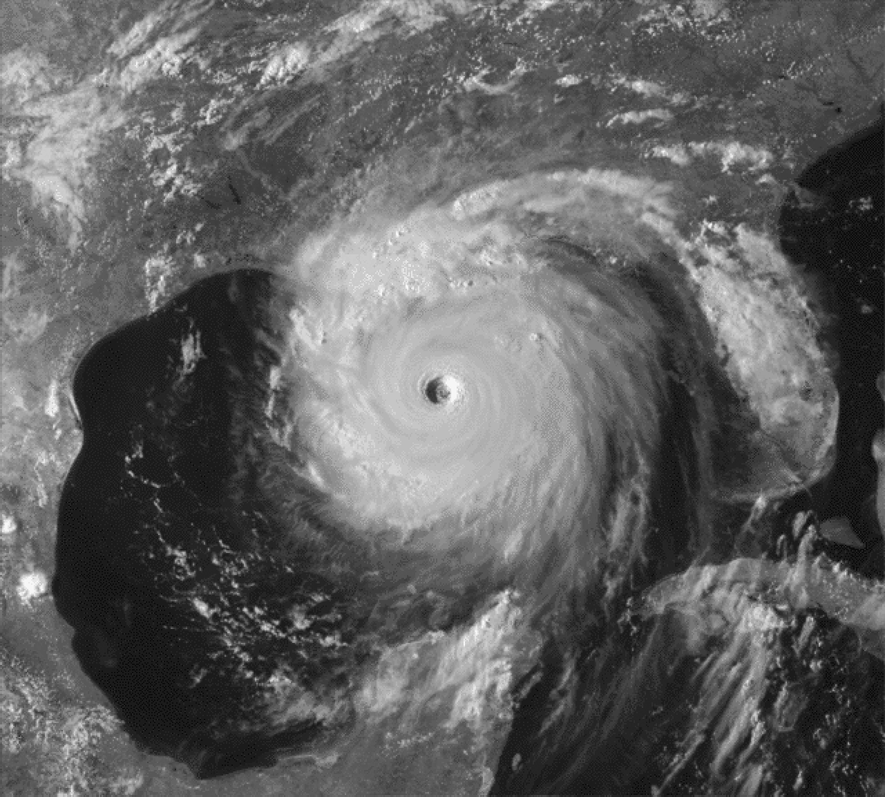
%> input picture Trabalho 1/GrayscaleImages/Sat.png, 885 x 797 px, shrunk from 1281 x 1153 before the run
$ octave --eval "exercise3c;"   (GNU Octave 9; MATLAB toolbox functions it lacks are replaced by stand-ins)
%> lines starting %> are read from the running program, lines starting %| are printed output that depends on the picture
function exercise3c()

% [7 lines of commented-out code are left out]
imageName = 'Sat.png';

path = strcat('../GrayscaleImages/', imageName);

image = imread(path);
%> image is the input picture: size 797x885 uint8; min 4, max 252, mean 96.4

I = histeq(image);
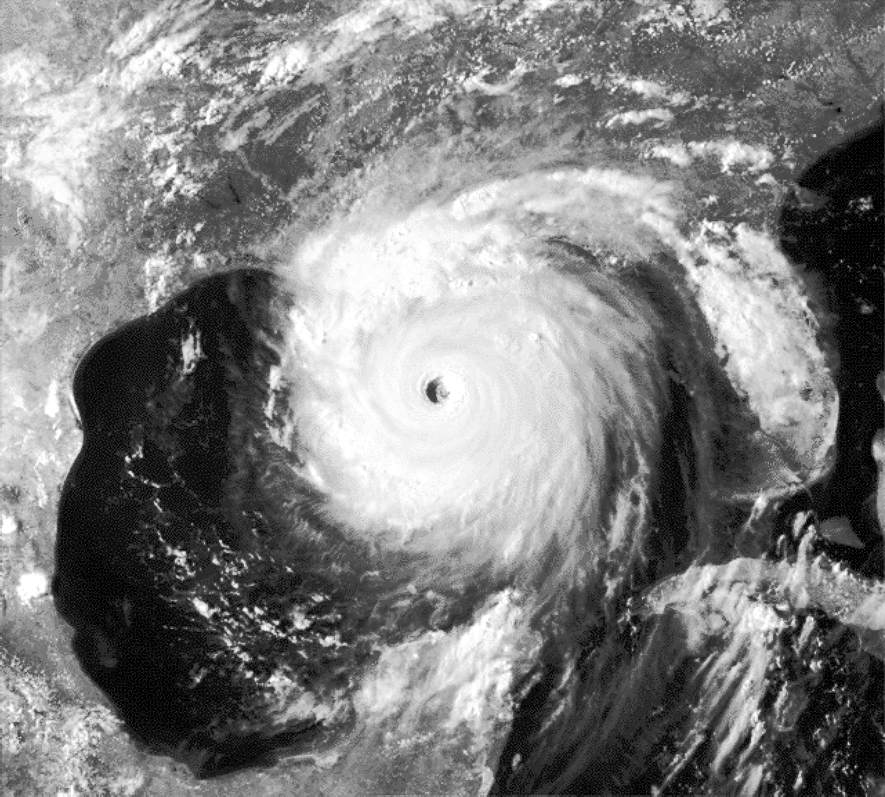
%> I: size 797x885 uint8; min 0, max 255, mean 126.4

figure(1)
imshow(image)

figure(2)
imhist(image)
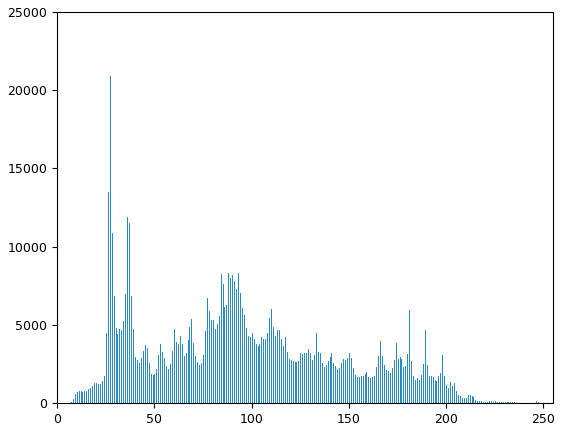
%> figure redrawn from the program's plot data; highest point at x = 27, y = 20884

figure(3)
imshow(I)

figure(4)
imhist(I)
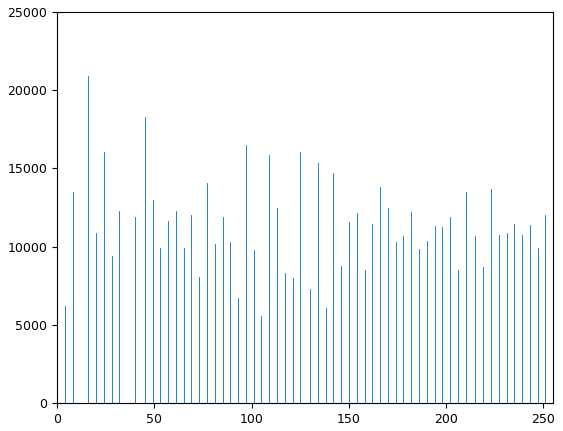
%> figure redrawn from the program's plot data; highest point at x = 16, y = 20884

C = imhistmatch(image, I);
figure(5)
imshow(C)

figure(6)
imhist(C)


end

$ run again, with Trabalho 1/GrayscaleImages/bird.png copied over Trabalho 1/GrayscaleImages/Sat.png
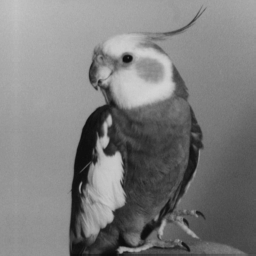
%> input picture Trabalho 1/GrayscaleImages/bird.png, 256 x 256 px
%> in exercise3c, image is the input picture: size 256x256 uint8; min 11, max 212, mean 125.4
%> in exercise3c, `I = histeq(image);`:
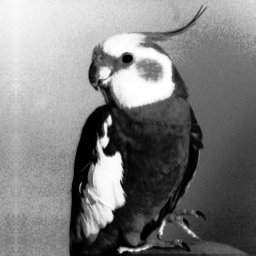
%> I: size 256x256 uint8; min 0, max 255, mean 127
%> in exercise3c, `imhist(I)`:
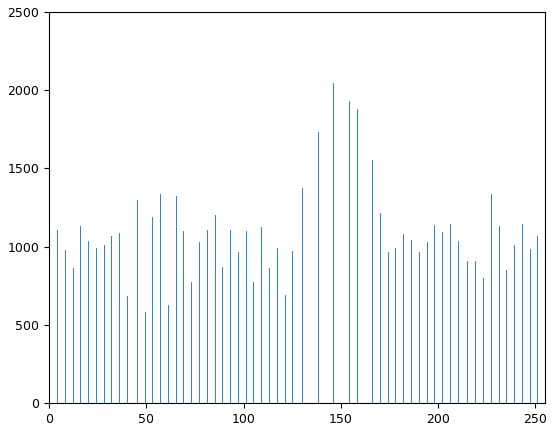
%> figure redrawn from the program's plot data; highest point at x = 146, y = 2049

$ run again, with Trabalho 1/GrayscaleImages/finger.png copied over Trabalho 1/GrayscaleImages/Sat.png
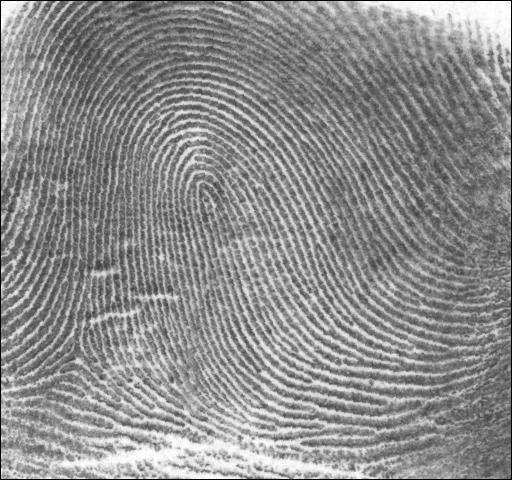
%> input picture Trabalho 1/GrayscaleImages/finger.png, 512 x 480 px
%> in exercise3c, image is the input picture: size 480x512 uint8; min 0, max 255, mean 141.3
%> in exercise3c, `I = histeq(image);`:
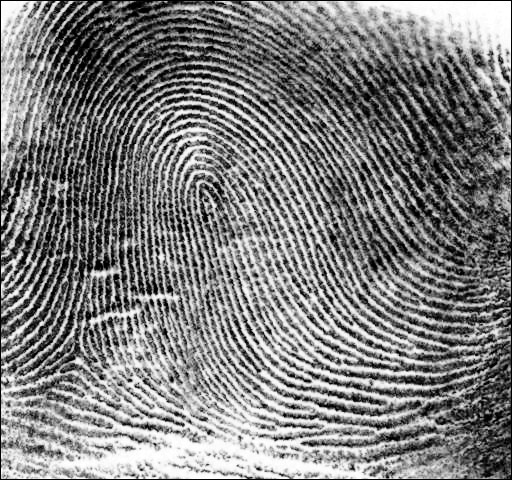
%> I: size 480x512 uint8; min 0, max 255, mean 126.5
%> `exercise3c;`:
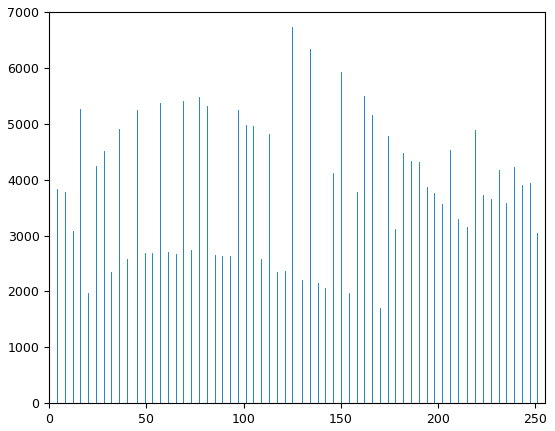
%> figure redrawn from the program's plot data; highest point at x = 0, y = 6738
